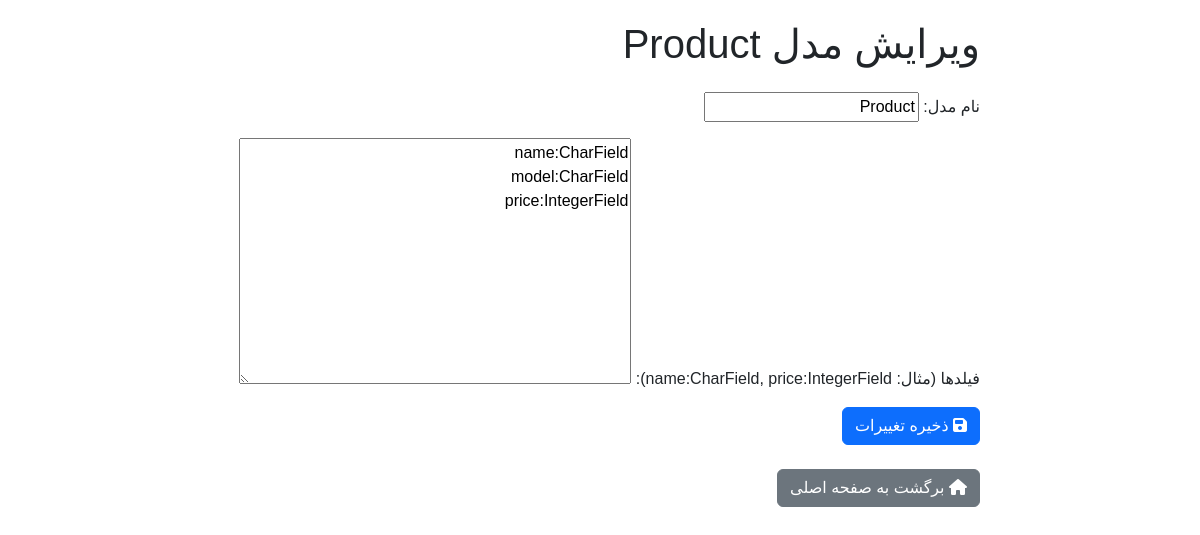
Screenshot of /Product/edit/ with the database file from the repository.
### core/models.py (models this page shows, shortened)
class DynamicModel(models.Model):
    name = models.CharField(max_length=100, unique=True)
    fields = models.TextField()  # ذخیره فیلدها به‌صورت رشته (مثل "name:CharField,price:IntegerField")
    created_at = models.DateTimeField(auto_now_add=True)

### core/views.py (the view)
# urls.py: path('<str:model_name>/edit/', edit_model_view, name='edit_model'),
def edit_model_view(request, model_name):
    try:
        dynamic_model = DynamicModel.objects.get(name=model_name)
        if request.method == "POST":
            form = ModelGeneratorForm(request.POST)
            if form.is_valid():
                table_name = f'core_{model_name.lower()}'
                with connection.cursor() as cursor:
                    cursor.execute(f"DROP TABLE IF EXISTS {table_name}")
                dynamic_model.fields = form.cleaned_data['fields']
                dynamic_model.save()
                create_dynamic_model(model_name, form.cleaned_data['fields'])
                return redirect('/')
        else:
            form = ModelGeneratorForm(initial={
                'model_name': model_name,
                'fields': dynamic_model.fields
            })
        return render(request, 'core/edit_model.html', {'form': form, 'model_name': model_name})
    except DynamicModel.DoesNotExist:
        return render(request, 'core/error.html', {'message': f'مدل {model_name} پیدا نشد.'})

### core/views.py (shortened to what this page needs)
class ModelGeneratorForm(forms.Form):
    model_name = forms.CharField(max_length=100, label="نام مدل")
    fields = forms.CharField(widget=forms.Textarea, label="فیلدها (مثال: name:CharField, price:IntegerField)")

### core/templates/core/edit_model.html (shortened to what this page needs)
{% load template_filters %}
<!DOCTYPE html>
<html>
<head>
    <link href="https://cdn.jsdelivr.net/npm/bootstrap@5.3.0/dist/css/bootstrap.min.css" rel="stylesheet">
    <link rel="stylesheet" href="https://cdnjs.cloudflare.com/ajax/libs/font-awesome/6.4.0/css/all.min.css">
</head>
<body>
    <div class="container">
        <h1 class="mb-4">ویرایش مدل {{ model_name }}</h1>
        <form method="post" class="mb-4">
            {{ form.as_p }}
            <button type="submit" class="btn btn-primary"><i class="fas fa-save"></i> ذخیره تغییرات</button>
        </form>
        <a href="/" class="btn btn-secondary"><i class="fas fa-home"></i> برگشت به صفحه اصلی</a>
    </div>
</body>
</html>

### core/templates/core/edit_model.html (style rules this page uses)
body { direction: rtl; font-family: Arial, sans-serif; }
.container { max-width: 800px; margin: 0 auto; padding: 20px; }

### rows the page displays
DynamicModel: name "Product", fields "name:CharField model:CharField price:IntegerField"
